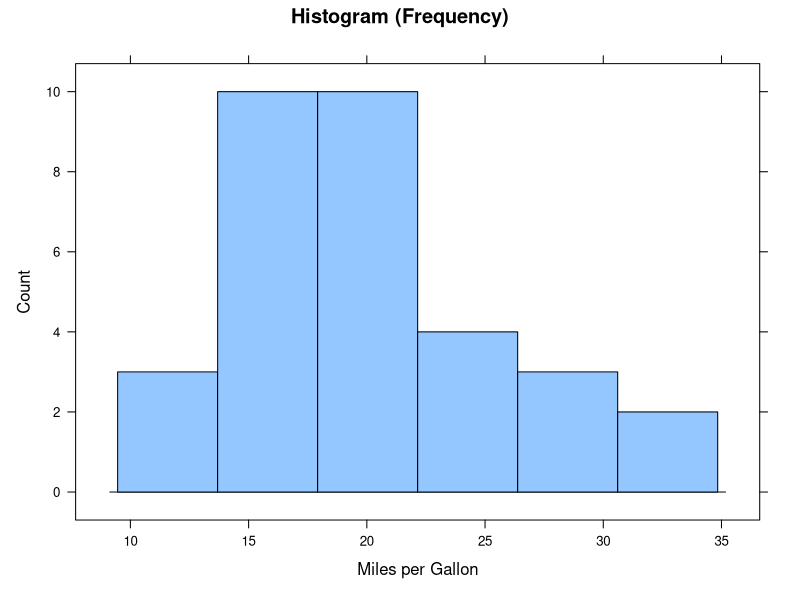
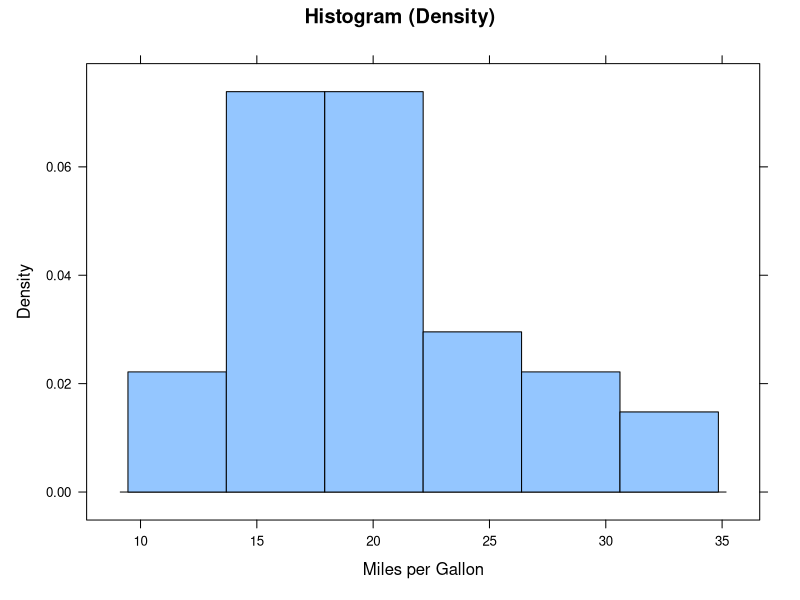
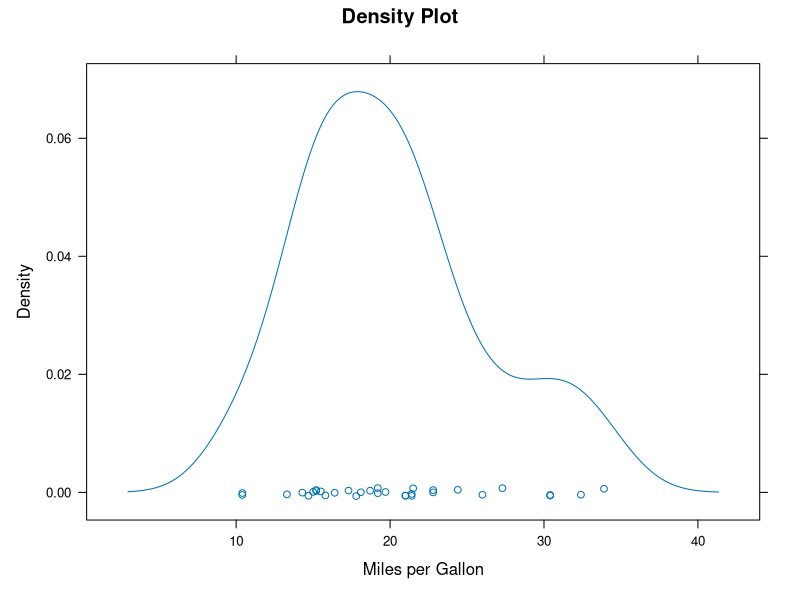
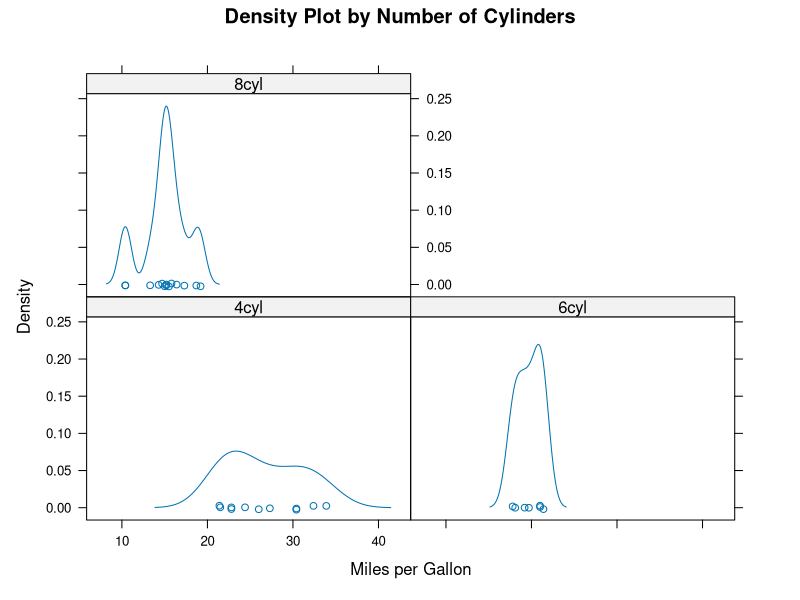
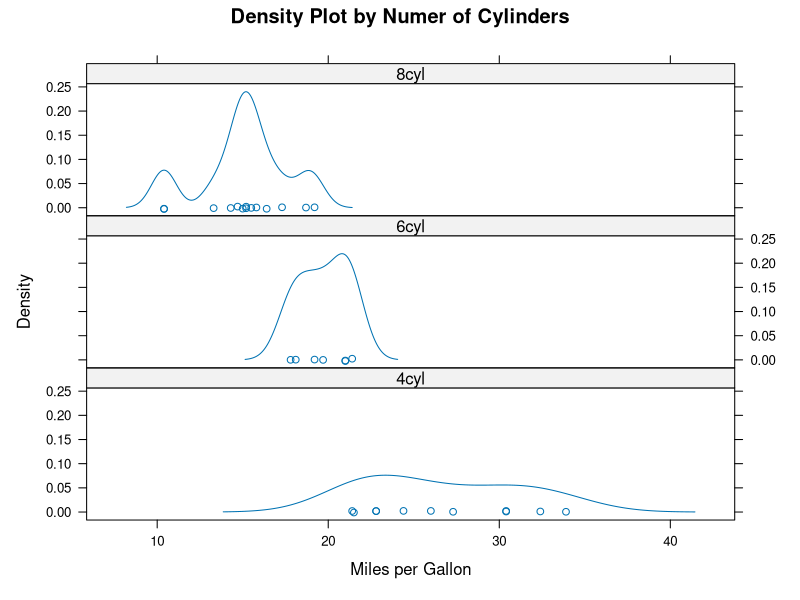
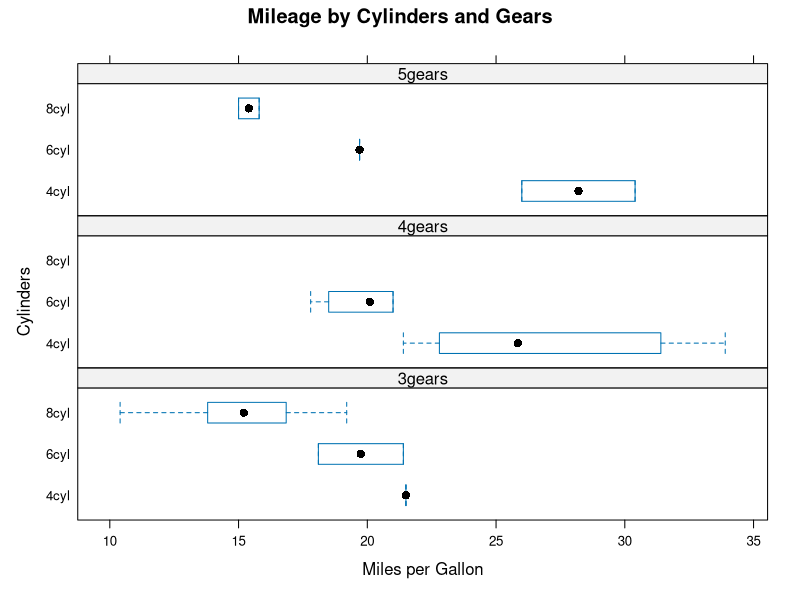
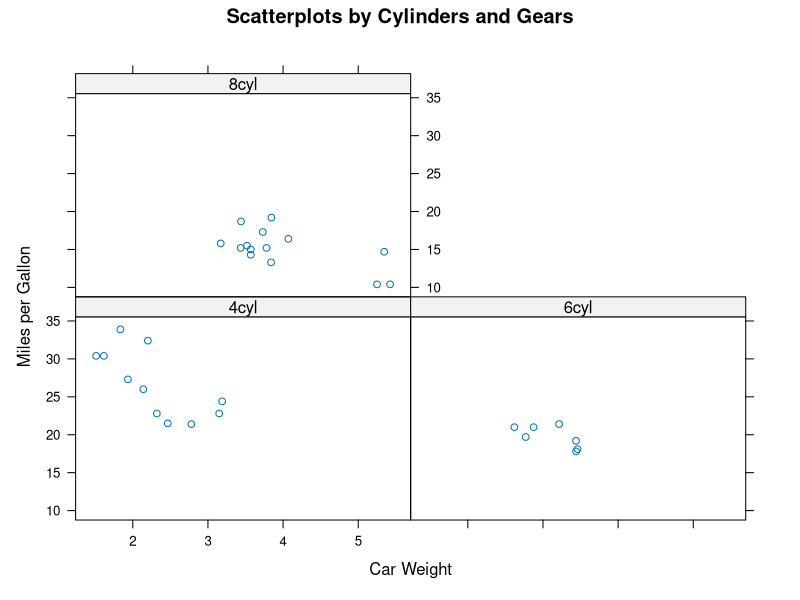
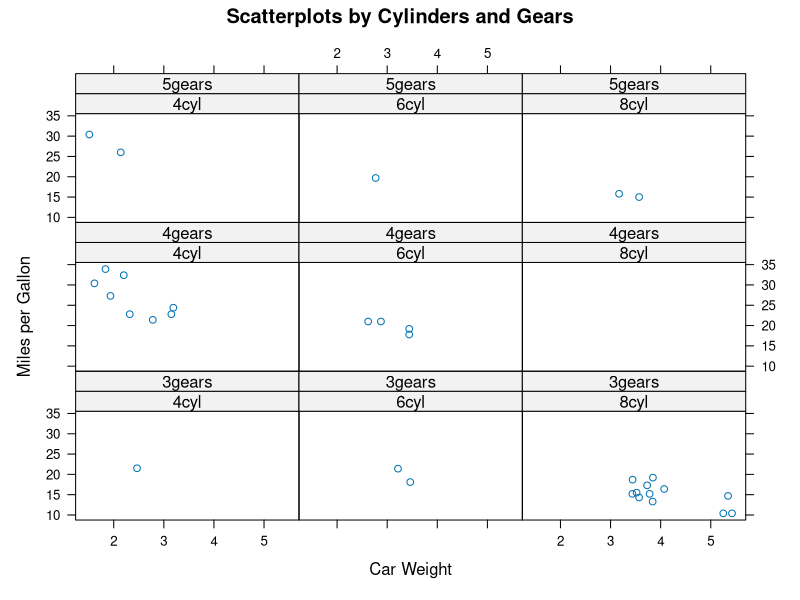

Source code (R) for these figures, in order:
## ---- chunk 1
library(lattice) 
attach(mtcars)
str(mtcars); dim(mtcars)
head(mtcars)

## ---- chunk 2
# for number of gears
gear.f<-factor(gear,levels=c(3,4,5),
  	labels=c("3gears","4gears","5gears")) 

# for number of cylinders
cyl.f <-factor(cyl,levels=c(4,6,8),
   labels=c("4cyl","6cyl","8cyl")) 
## ---- chunk 3
# plotting frequencies
histogram(~mpg, type="count",
  	main="Histogram (Frequency)", 
  	xlab="Miles per Gallon")

# plotting density
histogram(~mpg, type="density",
  	main="Histogram (Density)", 
  	xlab="Miles per Gallon")
## ---- chunk 4
densityplot(~mpg, 
  	main="Density Plot", 
  	xlab="Miles per Gallon")
## ---- chunk 5
densityplot(~mpg|cyl.f, 
   main="Density Plot by Number of Cylinders",
   xlab="Miles per Gallon")
## ---- chunk 6
densityplot(~mpg|cyl.f, 
   main="Density Plot by Numer of Cylinders",
   xlab="Miles per Gallon", 
   layout=c(1,3))
## ---- chunk 7
bwplot(cyl.f~mpg | gear.f,
   ylab="Cylinders", xlab="Miles per Gallon", 
   main="Mileage by Cylinders and Gears", 
   layout=(c(1,3)))
## ---- chunk 8
# plot mpg as a function of weight for levels of cylinder
xyplot(mpg~wt | cyl.f, 
   main="Scatterplots by Cylinders and Gears", 
   ylab="Miles per Gallon", xlab="Car Weight")
## ---- chunk 9
# plot mpg as a function of weight for levels of cylinder and levels of gear
xyplot(mpg~wt | cyl.f * gear.f, 
  	main="Scatterplots by Cylinders and Gears", 
   ylab="Miles per Gallon", xlab="Car Weight")
## ---- chunk 10
cloud(mpg~wt * qsec | cyl.f, 
  	main="3D Scatterplot by Cylinders") 
## ---- chunk 11
dotplot(cyl.f ~ mpg | gear.f, 
   main="Dotplot Plot by Number of Gears and Cylinders",
   xlab="Miles Per Gallon")
## ---- chunk 12
splom(mtcars[c(1,3,4,5,6)], 
  	main="MTCARS Data")
